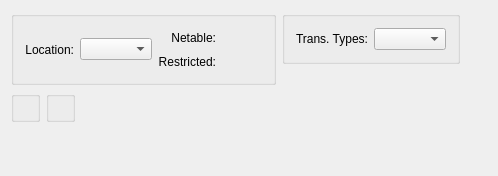
<?xml version="1.0" encoding="UTF-8"?>
<ui version="4.0">
 <comment>This file is part of the xTuple ERP: PostBooks Edition, a free and
open source Enterprise Resource Planning software suite,
Copyright (c) 1999-2011 by OpenMFG LLC, d/b/a xTuple.
It is licensed to you under the Common Public Attribution License
version 1.0, the full text of which (including xTuple-specific Exhibits)
is available at www.xtuple.com/CPAL.  By using this software, you agree
to be bound by its terms.</comment>
 <class>dspDetailedInventoryHistoryByLocation</class>
 <widget class="QWidget" name="dspDetailedInventoryHistoryByLocation">
  <property name="geometry">
   <rect>
    <x>0</x>
    <y>0</y>
    <width>498</width>
    <height>176</height>
   </rect>
  </property>
  <property name="windowTitle">
   <string>Detailed Inventory History by Location</string>
  </property>
  <layout class="QVBoxLayout" name="verticalLayout_4">
   <item>
    <layout class="QHBoxLayout" name="horizontalLayout">
     <item>
      <widget class="QGroupBox" name="_locGroup">
       <property name="title">
        <string/>
       </property>
       <layout class="QGridLayout" name="gridLayout_4">
        <item row="0" column="2">
         <widget class="QLabel" name="_netableLit">
          <property name="sizePolicy">
           <sizepolicy hsizetype="Preferred" vsizetype="Preferred">
            <horstretch>0</horstretch>
            <verstretch>0</verstretch>
           </sizepolicy>
          </property>
          <property name="minimumSize">
           <size>
            <width>0</width>
            <height>0</height>
           </size>
          </property>
          <property name="text">
           <string>Netable:</string>
          </property>
          <property name="alignment">
           <set>Qt::AlignRight|Qt::AlignTrailing|Qt::AlignVCenter</set>
          </property>
         </widget>
        </item>
        <item row="0" column="3">
         <widget class="QLabel" name="_netable">
          <property name="minimumSize">
           <size>
            <width>40</width>
            <height>0</height>
           </size>
          </property>
          <property name="text">
           <string/>
          </property>
          <property name="alignment">
           <set>Qt::AlignLeading|Qt::AlignLeft|Qt::AlignVCenter</set>
          </property>
         </widget>
        </item>
        <item row="1" column="2">
         <widget class="QLabel" name="_restrictedLit">
          <property name="sizePolicy">
           <sizepolicy hsizetype="Preferred" vsizetype="Preferred">
            <horstretch>0</horstretch>
            <verstretch>0</verstretch>
           </sizepolicy>
          </property>
          <property name="minimumSize">
           <size>
            <width>0</width>
            <height>0</height>
           </size>
          </property>
          <property name="text">
           <string>Restricted:</string>
          </property>
          <property name="alignment">
           <set>Qt::AlignRight|Qt::AlignTrailing|Qt::AlignVCenter</set>
          </property>
         </widget>
        </item>
        <item row="1" column="3">
         <widget class="QLabel" name="_restricted">
          <property name="minimumSize">
           <size>
            <width>40</width>
            <height>0</height>
           </size>
          </property>
          <property name="text">
           <string/>
          </property>
          <property name="alignment">
           <set>Qt::AlignLeading|Qt::AlignLeft|Qt::AlignVCenter</set>
          </property>
         </widget>
        </item>
        <item row="0" column="1" rowspan="2">
         <widget class="XComboBox" name="_location">
          <property name="sizePolicy">
           <sizepolicy hsizetype="Expanding" vsizetype="Fixed">
            <horstretch>0</horstretch>
            <verstretch>0</verstretch>
           </sizepolicy>
          </property>
         </widget>
        </item>
        <item row="0" column="0" rowspan="2">
         <widget class="QLabel" name="_locationLit">
          <property name="text">
           <string>Location:</string>
          </property>
          <property name="alignment">
           <set>Qt::AlignRight|Qt::AlignTrailing|Qt::AlignVCenter</set>
          </property>
         </widget>
        </item>
       </layout>
       <zorder>_netableLit</zorder>
       <zorder>_netable</zorder>
       <zorder>_restrictedLit</zorder>
       <zorder>_restricted</zorder>
       <zorder>_location</zorder>
       <zorder>_locationLit</zorder>
      </widget>
     </item>
     <item>
      <layout class="QVBoxLayout" name="verticalLayout">
       <item>
        <widget class="QGroupBox" name="_transGroup">
         <property name="title">
          <string/>
         </property>
         <layout class="QGridLayout" name="gridLayout_3">
          <item row="0" column="0">
           <widget class="QLabel" name="_transTypeLit">
            <property name="text">
             <string>Trans. Types:</string>
            </property>
            <property name="alignment">
             <set>Qt::AlignRight|Qt::AlignTrailing|Qt::AlignVCenter</set>
            </property>
           </widget>
          </item>
          <item row="0" column="1">
           <widget class="XComboBox" name="_transType">
            <property name="sizePolicy">
             <sizepolicy hsizetype="Expanding" vsizetype="Fixed">
              <horstretch>0</horstretch>
              <verstretch>0</verstretch>
             </sizepolicy>
            </property>
           </widget>
          </item>
         </layout>
        </widget>
       </item>
       <item>
        <spacer name="verticalSpacer">
         <property name="orientation">
          <enum>Qt::Vertical</enum>
         </property>
         <property name="sizeHint" stdset="0">
          <size>
           <width>20</width>
           <height>0</height>
          </size>
         </property>
        </spacer>
       </item>
      </layout>
     </item>
     <item>
      <spacer name="horizontalSpacer_2">
       <property name="orientation">
        <enum>Qt::Horizontal</enum>
       </property>
       <property name="sizeHint" stdset="0">
        <size>
         <width>0</width>
         <height>20</height>
        </size>
       </property>
      </spacer>
     </item>
    </layout>
   </item>
   <item>
    <layout class="QHBoxLayout" name="horizontalLayout_2">
     <item>
      <layout class="QVBoxLayout" name="verticalLayout_2">
       <item>
        <widget class="WarehouseGroup" name="_warehouse">
         <property name="title">
          <string/>
         </property>
         <property name="fixedSize">
          <bool>false</bool>
         </property>
        </widget>
       </item>
       <item>
        <spacer name="verticalSpacer_2">
         <property name="orientation">
          <enum>Qt::Vertical</enum>
         </property>
         <property name="sizeHint" stdset="0">
          <size>
           <width>20</width>
           <height>0</height>
          </size>
         </property>
        </spacer>
       </item>
      </layout>
     </item>
     <item>
      <layout class="QVBoxLayout" name="verticalLayout_3">
       <item>
        <widget class="QGroupBox" name="_dateGroup">
         <property name="title">
          <string/>
         </property>
         <layout class="QGridLayout" name="gridLayout_2">
          <item row="0" column="0">
           <widget class="DateCluster" name="_dates"/>
          </item>
         </layout>
        </widget>
       </item>
       <item>
        <spacer name="verticalSpacer_3">
         <property name="orientation">
          <enum>Qt::Vertical</enum>
         </property>
         <property name="sizeHint" stdset="0">
          <size>
           <width>20</width>
           <height>0</height>
          </size>
         </property>
        </spacer>
       </item>
      </layout>
     </item>
     <item>
      <spacer name="horizontalSpacer">
       <property name="orientation">
        <enum>Qt::Horizontal</enum>
       </property>
       <property name="sizeHint" stdset="0">
        <size>
         <width>0</width>
         <height>20</height>
        </size>
       </property>
      </spacer>
     </item>
    </layout>
   </item>
  </layout>
 </widget>
 <layoutdefault spacing="6" margin="11"/>
 <pixmapfunction>qPixmapFromMimeSource</pixmapfunction>
 <customwidgets>
  <customwidget>
   <class>DateCluster</class>
   <extends>QWidget</extends>
   <header>datecluster.h</header>
  </customwidget>
  <customwidget>
   <class>WarehouseGroup</class>
   <extends>QGroupBox</extends>
   <header>warehousegroup.h</header>
  </customwidget>
  <customwidget>
   <class>XComboBox</class>
   <extends>QComboBox</extends>
   <header>xcombobox.h</header>
  </customwidget>
 </customwidgets>
 <tabstops>
  <tabstop>_location</tabstop>
  <tabstop>_transType</tabstop>
  <tabstop>_dates</tabstop>
 </tabstops>
 <resources/>
 <connections/>
</ui>
